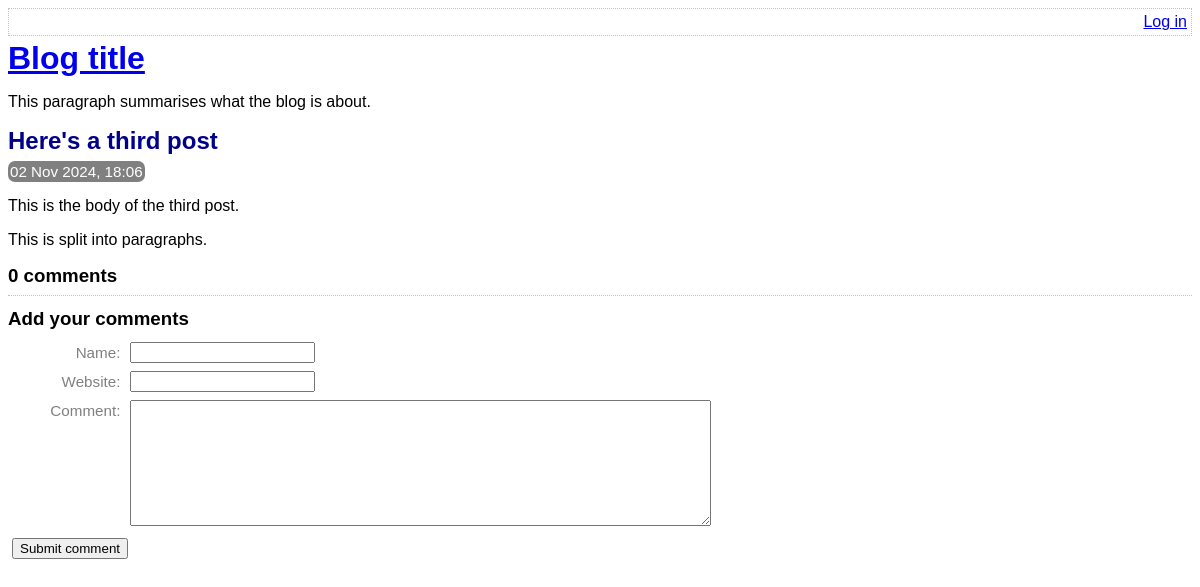
The app's page /view-post.php?post_id=3, older data.
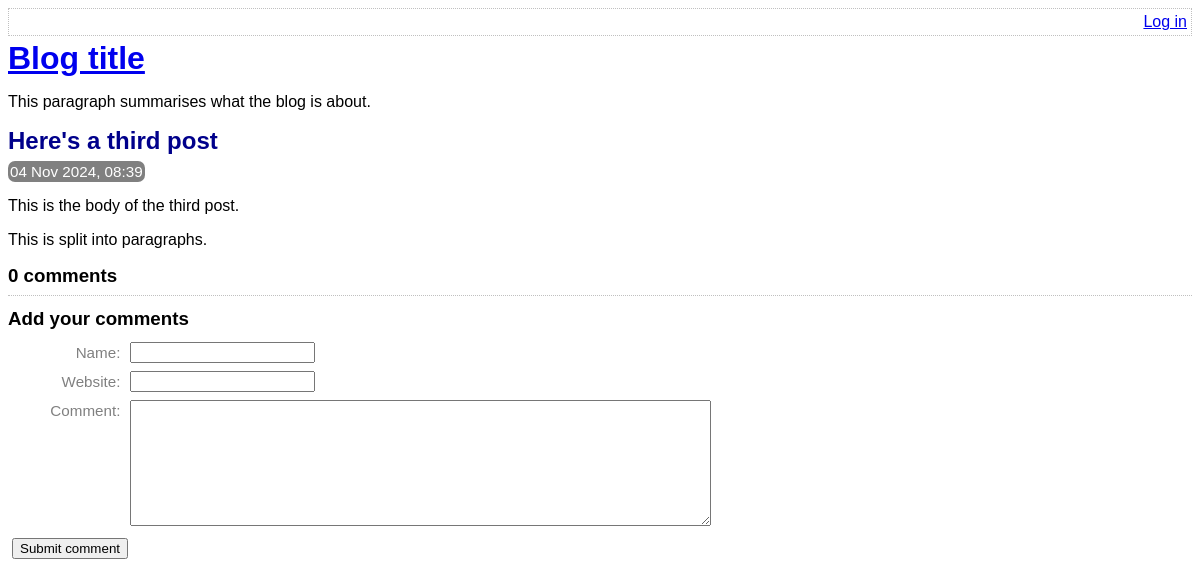
The same page, newer data.
### tables this page shows
CREATE TABLE post (
	id INTEGER PRIMARY KEY AUTOINCREMENT NOT NULL,
	title VARCHAR NOT NULL,
	body VARCHAR NOT NULL,
	user_id INTEGER NOT NULL,
	created_at VARCHAR NOT NULL,
	updated_at VARCHAR,
	FOREIGN KEY (user_id) REFERENCES user(id)
);

### lib/view-post.php (called while the page is built, shortened)
<?php
function getPostRow(PDO $pdo, $postId)
{
    $stmt = $pdo->prepare(
        'SELECT
            title, created_at, body
        FROM
            post
        WHERE
            id = :id'
    );
    $result = $stmt->execute(
        array('id' => $postId, )
    );
    $row = $stmt->fetch(PDO::FETCH_ASSOC);
    return $row;
}

### view-post.php (the view, shortened to what this page needs)
<?php
require_once 'lib/common.php';
require_once 'lib/view-post.php';
if (isset($_GET['post_id']))
{
    $postId = $_GET['post_id'];
}
else
{
    $postId = 0;
}
$pdo = getPDO();
$row = getPostRow($pdo, $postId);
?>
<!DOCTYPE html>
<html>
    <head>
        <?php require 'templates/head.php' ?>
    </head>
    <body>
        <?php require 'templates/title.php' ?>
        <div class="post">
            <h2>
                <?php echo htmlEscape($row['title']) ?>
            </h2>
            <div class="date">
                <?php echo convertSqlDate($row['created_at']) ?>
            </div>
            <?php echo convertNewlinesToParagraphs($row['body']) ?>
        </div>
        <div class="comment-list">
            <h3><?php echo countCommentsForPost($pdo, $postId) ?> comments</h3>
        </div>
        <?php require 'templates/comment-form.php' ?>
    </body>
</html>

### lib/common.php (shortened to what this page needs)
<?php
function getRootPath()
{
    return realpath(__DIR__ . '/..');
}
function getDatabasePath()
{
    return getRootPath() . '/data/data.sqlite';
}
function getDsn()
{
    return 'sqlite:' . getDatabasePath();
}
function getPDO()
{
    $pdo = new PDO(getDsn());
    return $pdo;
}
function htmlEscape($html)
{
    return htmlspecialchars($html, ENT_HTML5, 'UTF-8');
}
function convertSqlDate($sqlDate)
{
    $date = DateTime::createFromFormat('Y-m-d H:i:s', $sqlDate);
    return $date->format('d M Y, H:i');
}
function convertNewlinesToParagraphs($text)
{
    $escaped = htmlEscape($text);
    return '<p>' . str_replace("\n", "</p><p>", $escaped) . '</p>';
}
function countCommentsForPost(PDO $pdo, $postId)
{
    $pdo = getPDO();
    $sql = "
        SELECT
            COUNT(*) c
        FROM
            comment
        WHERE
            post_id = :post_id
    ";
    $stmt = $pdo->prepare($sql);
    $stmt->execute(
        array('post_id' => $postId, )
    );
    return (int) $stmt->fetchColumn();
}

Row changes from the older to the newer data that the page shows:
changed post "Here's a third post": created_at "02 Nov 2024, 18:06" → "04 Nov 2024, 08:39"
